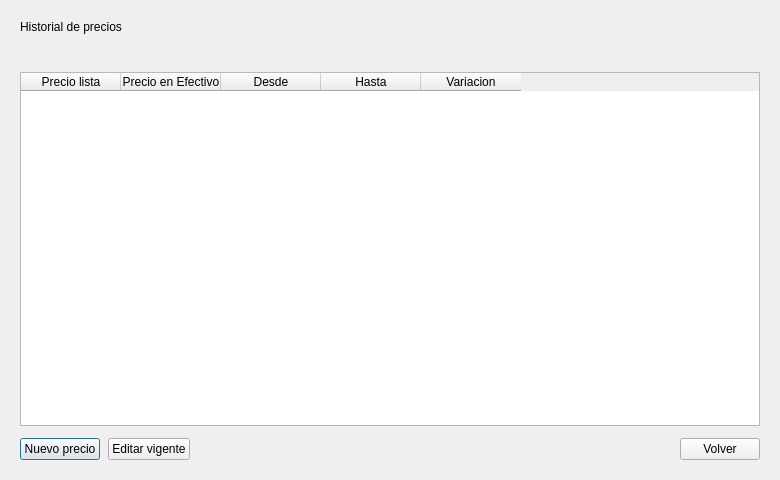
<?xml version="1.0" encoding="UTF-8"?>
<ui version="4.0">
 <class>VentanaPrecios</class>
 <widget class="QDialog" name="VentanaPrecios">
  <property name="geometry">
   <rect>
    <x>0</x>
    <y>0</y>
    <width>780</width>
    <height>480</height>
   </rect>
  </property>
  <property name="windowTitle">
   <string>Historial de precios</string>
  </property>
   <layout class="QVBoxLayout" name="layout_principal">
    <property name="spacing">
     <number>12</number>
    </property>
    <property name="leftMargin">
     <number>20</number>
    </property>
    <property name="topMargin">
     <number>20</number>
    </property>
    <property name="rightMargin">
     <number>20</number>
    </property>
    <property name="bottomMargin">
     <number>20</number>
    </property>
    <item>
     <widget class="QLabel" name="label_titulo">
      <property name="text">
       <string>Historial de precios</string>
      </property>
     </widget>
    </item>
    <item>
     <widget class="QLabel" name="label_aviso">
      <property name="text">
       <string/>
      </property>
      <property name="wordWrap">
       <bool>true</bool>
      </property>
     </widget>
    </item>
    <item>
     <widget class="QTableWidget" name="tableWidget_precios">
      <property name="alternatingRowColors">
       <bool>true</bool>
      </property>
      <property name="selectionMode">
       <enum>QAbstractItemView::NoSelection</enum>
      </property>
      <property name="editTriggers">
       <set>QAbstractItemView::NoEditTriggers</set>
      </property>
      <column>
       <property name="text">
        <string>Precio lista</string>
       </property>
      </column>
      <column>
       <property name="text">
        <string>Precio en Efectivo</string>
       </property>
      </column>
      <column>
       <property name="text">
        <string>Desde</string>
       </property>
      </column>
      <column>
       <property name="text">
        <string>Hasta</string>
       </property>
      </column>
      <column>
       <property name="text">
        <string>Variacion</string>
       </property>
      </column>
     </widget>
    </item>
    <item>
     <layout class="QHBoxLayout" name="layout_botones">
      <property name="spacing">
       <number>8</number>
      </property>
      <item>
       <widget class="QPushButton" name="pushButton_nuevo">
        <property name="text">
         <string>Nuevo precio</string>
        </property>
       </widget>
      </item>
      <item>
       <widget class="QPushButton" name="pushButton_editar">
        <property name="text">
         <string>Editar vigente</string>
        </property>
       </widget>
      </item>
      <item>
       <spacer name="espaciador_botones">
        <property name="orientation">
         <enum>Qt::Horizontal</enum>
        </property>
        <property name="sizeHint" stdset="0">
         <size>
          <width>40</width>
          <height>20</height>
         </size>
        </property>
       </spacer>
      </item>
      <item>
       <widget class="QPushButton" name="pushButton_volver">
        <property name="text">
         <string>Volver</string>
        </property>
       </widget>
      </item>
     </layout>
    </item>
   </layout>
 </widget>
 <resources/>
 <connections/>
</ui>
